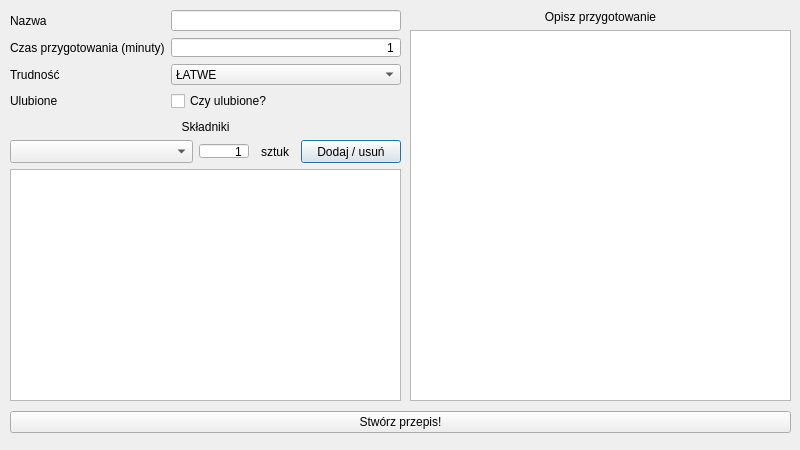
<?xml version="1.0" encoding="UTF-8"?>
<ui version="4.0">
 <class>AddPrzepisDialog</class>
 <widget class="QDialog" name="AddPrzepisDialog">
  <property name="windowModality">
   <enum>Qt::WindowModal</enum>
  </property>
  <property name="geometry">
   <rect>
    <x>0</x>
    <y>0</y>
    <width>800</width>
    <height>450</height>
   </rect>
  </property>
  <property name="minimumSize">
   <size>
    <width>800</width>
    <height>450</height>
   </size>
  </property>
  <property name="maximumSize">
   <size>
    <width>800</width>
    <height>450</height>
   </size>
  </property>
  <property name="windowTitle">
   <string>Dialog</string>
  </property>
  <widget class="QWidget" name="verticalLayoutWidget_2">
   <property name="geometry">
    <rect>
     <x>10</x>
     <y>120</y>
     <width>391</width>
     <height>281</height>
    </rect>
   </property>
   <layout class="QVBoxLayout" name="verticalLayout_2">
    <item>
     <widget class="QLabel" name="label_6">
      <property name="maximumSize">
       <size>
        <width>16777215</width>
        <height>16</height>
       </size>
      </property>
      <property name="text">
       <string>Składniki</string>
      </property>
      <property name="alignment">
       <set>Qt::AlignCenter</set>
      </property>
     </widget>
    </item>
    <item>
     <layout class="QHBoxLayout" name="horizontalLayout_2">
      <item>
       <widget class="QComboBox" name="skladnikiComboBox">
        <property name="minimumSize">
         <size>
          <width>0</width>
          <height>23</height>
         </size>
        </property>
        <property name="maximumSize">
         <size>
          <width>16777215</width>
          <height>23</height>
         </size>
        </property>
       </widget>
      </item>
      <item>
       <widget class="QSpinBox" name="jednostkaSpinBox">
        <property name="minimumSize">
         <size>
          <width>50</width>
          <height>16</height>
         </size>
        </property>
        <property name="maximumSize">
         <size>
          <width>50</width>
          <height>16</height>
         </size>
        </property>
        <property name="alignment">
         <set>Qt::AlignRight|Qt::AlignTrailing|Qt::AlignVCenter</set>
        </property>
        <property name="buttonSymbols">
         <enum>QAbstractSpinBox::NoButtons</enum>
        </property>
        <property name="minimum">
         <number>1</number>
        </property>
        <property name="maximum">
         <number>999999999</number>
        </property>
       </widget>
      </item>
      <item>
       <widget class="QLabel" name="jednostkaLabel">
        <property name="minimumSize">
         <size>
          <width>40</width>
          <height>23</height>
         </size>
        </property>
        <property name="maximumSize">
         <size>
          <width>40</width>
          <height>23</height>
         </size>
        </property>
        <property name="text">
         <string>sztuk</string>
        </property>
        <property name="alignment">
         <set>Qt::AlignCenter</set>
        </property>
       </widget>
      </item>
      <item>
       <widget class="QPushButton" name="dodajSkladnikPushButton">
        <property name="minimumSize">
         <size>
          <width>100</width>
          <height>23</height>
         </size>
        </property>
        <property name="maximumSize">
         <size>
          <width>100</width>
          <height>23</height>
         </size>
        </property>
        <property name="text">
         <string>Dodaj / usuń</string>
        </property>
       </widget>
      </item>
     </layout>
    </item>
    <item>
     <layout class="QHBoxLayout" name="horizontalLayout">
      <item>
       <widget class="QListWidget" name="skladnikiListWidget"/>
      </item>
     </layout>
    </item>
   </layout>
  </widget>
  <widget class="QWidget" name="verticalLayoutWidget_3">
   <property name="geometry">
    <rect>
     <x>10</x>
     <y>410</y>
     <width>781</width>
     <height>25</height>
    </rect>
   </property>
   <layout class="QVBoxLayout" name="verticalLayout_3">
    <item>
     <widget class="QPushButton" name="stworzPrzepisPushButton">
      <property name="text">
       <string>Stwórz przepis!</string>
      </property>
     </widget>
    </item>
   </layout>
  </widget>
  <widget class="QWidget" name="formLayoutWidget">
   <property name="geometry">
    <rect>
     <x>10</x>
     <y>10</y>
     <width>391</width>
     <height>101</height>
    </rect>
   </property>
   <layout class="QFormLayout" name="formLayout">
    <item row="0" column="0">
     <widget class="QLabel" name="label">
      <property name="text">
       <string>Nazwa</string>
      </property>
     </widget>
    </item>
    <item row="0" column="1">
     <widget class="QLineEdit" name="nazwaLineEdit">
      <property name="maxLength">
       <number>200</number>
      </property>
      <property name="placeholderText">
       <string/>
      </property>
     </widget>
    </item>
    <item row="1" column="0">
     <widget class="QLabel" name="label_2">
      <property name="text">
       <string>Czas przygotowania (minuty)</string>
      </property>
     </widget>
    </item>
    <item row="1" column="1">
     <widget class="QSpinBox" name="czasPrzygotowaniaSpinBox">
      <property name="layoutDirection">
       <enum>Qt::LeftToRight</enum>
      </property>
      <property name="alignment">
       <set>Qt::AlignRight|Qt::AlignTrailing|Qt::AlignVCenter</set>
      </property>
      <property name="buttonSymbols">
       <enum>QAbstractSpinBox::NoButtons</enum>
      </property>
      <property name="minimum">
       <number>1</number>
      </property>
      <property name="maximum">
       <number>999</number>
      </property>
     </widget>
    </item>
    <item row="2" column="0">
     <widget class="QLabel" name="label_3">
      <property name="text">
       <string>Trudność</string>
      </property>
     </widget>
    </item>
    <item row="2" column="1">
     <widget class="QComboBox" name="trudnoscComboBox">
      <item>
       <property name="text">
        <string>ŁATWE</string>
       </property>
      </item>
      <item>
       <property name="text">
        <string>ŚREDNIE</string>
       </property>
      </item>
      <item>
       <property name="text">
        <string>TRUDNE</string>
       </property>
      </item>
      <item>
       <property name="text">
        <string>MISTRZ KUCHNI</string>
       </property>
      </item>
     </widget>
    </item>
    <item row="3" column="0">
     <widget class="QLabel" name="label_4">
      <property name="text">
       <string>Ulubione</string>
      </property>
     </widget>
    </item>
    <item row="3" column="1">
     <widget class="QCheckBox" name="ulubioneCheckBox">
      <property name="text">
       <string>Czy ulubione?</string>
      </property>
     </widget>
    </item>
   </layout>
  </widget>
  <widget class="QWidget" name="verticalLayoutWidget">
   <property name="geometry">
    <rect>
     <x>410</x>
     <y>10</y>
     <width>381</width>
     <height>391</height>
    </rect>
   </property>
   <layout class="QVBoxLayout" name="verticalLayout">
    <item>
     <widget class="QLabel" name="label_5">
      <property name="maximumSize">
       <size>
        <width>16777215</width>
        <height>16</height>
       </size>
      </property>
      <property name="text">
       <string>Opisz przygotowanie</string>
      </property>
      <property name="alignment">
       <set>Qt::AlignCenter</set>
      </property>
     </widget>
    </item>
    <item>
     <widget class="QTextEdit" name="przygotowanieTextEdit"/>
    </item>
   </layout>
  </widget>
 </widget>
 <resources/>
 <connections/>
</ui>
